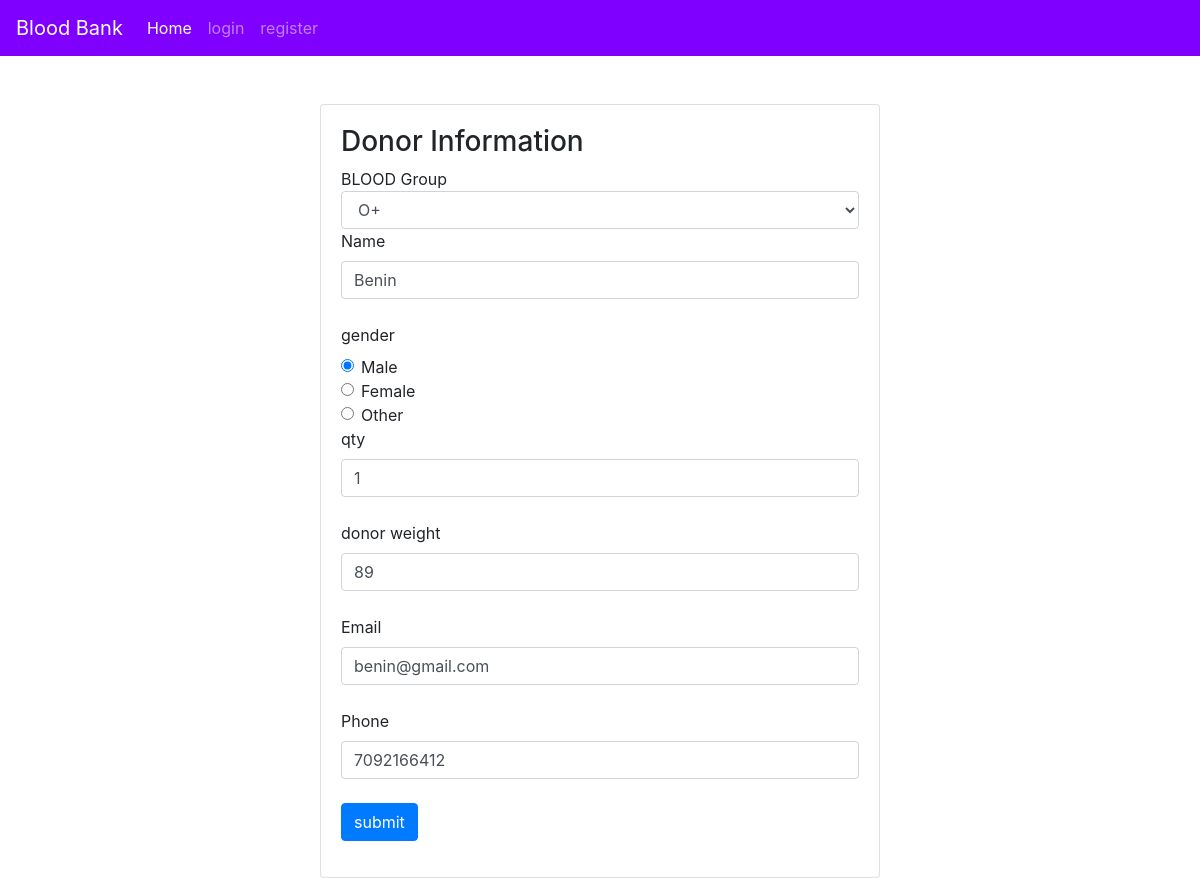
The app's page /editdonor/11 with its own data.
### tables this page shows
CREATE TABLE blood (id INTEGER PRIMARY KEY AUTOINCREMENT, type TEXT, donorname TEXT, donorsex TEXT, qty TEXT, dweight TEXT, donoremail TEXT, phone TEXT);

### server.py (the view, shortened to what this page needs)
@app.route("/editdonor/<id>", methods=('GET', 'POST'))
def editdonor(id):
    msg =""
    if request.method == 'GET':
        con = sqlite3.connect('database.db')
        con.row_factory = sqlite3.Row
        cur = con.cursor()
        cur.execute("select * from blood where id=?",(id,))
        rows = cur.fetchall();
        return render_template("editdonor.html",rows = rows)

### templates/editdonor.html (shortened to what this page needs)
{% extends "base.html" %}
{% block content %}
{%for row in rows%}
<center>
<div class="card text-left mt-5" style="width: 35rem;">
  <div class="card-body">
      <form action = "{{url_for('editdonor',id=row['id'])}}" method = "POST">
         <h3>Donor Information</h3>
         BLOOD Group<br>
         <select name="blood_group" class="form-control">
            <option value="O+" selected>O+</option>
         </select>
         <label for="name">Name</label>
         <input type = "text" name = "donorname" class="form-control" value="{{row['donorname']}}" required/><br>
         <label for="gender">gender</label>
         <div class="form-check">
  <input class="form-check-input" type="radio" name="gender" id="exampleRadios1" value="male" checked>
  <label class="form-check-label" for="exampleRadios1">
    Male
  </label>
</div>
<div class="form-check">
  <input class="form-check-input" type="radio" name="gender" id="exampleRadios2" value="female">
  <label class="form-check-label" for="exampleRadios2">
    Female
  </label>
</div>
<div class="form-check">
  <input class="form-check-input" type="radio" name="gender" id="exampleRadios2" value="other">
  <label class="form-check-label" for="exampleRadios2">
    Other
  </label>
</div>
<label for="qty">qty</label>
         <input type = "text" name = "qty" class="form-control" value="{{row['qty']}}" required/><br>
<label for="dweight">donor weight</label>
         <input type = "text" name ="dweight" class="form-control" value="{{row['dweight']}}" required/><br>
  <label for="email">Email</label>
         <input type = "text" name ="email" class="form-control" value="{{row['donoremail']}}" required/><br>
      <label for="phone">Phone</label>
         <input type = "text" name ="phone" class="form-control" value="{{row['phone']}}" required/><br>
         <input type = "submit" value = "submit" class="btn btn-primary" /><br>
      </form>
    </div>
  </div>
</center>
 {%endfor%}
  {% endblock %}

### records on screen
blood: donorname "Benin", qty "1", dweight "89", email "benin@gmail.com", phone "7092166412"
